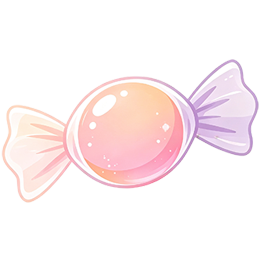
#> input picture 图片/Sugus 1 图标、.png, 260 x 260 px
$ python -i worker_short.py   (imports and definitions only)
#> lines starting #> are read from the running program, lines starting #| are printed output that depends on the picture
# -*- coding: utf-8 -*-
"""50 条短视频预设 worker（独立通道，与 worker_gpu.py 完全隔离）

设计原则
--------
1. **不 import 现有 worker**：老通道服务 4 个站的 customVideo 业务，
   这里任何 import 都可能把老逻辑牵连进来。共享的只有「怎么跟 ComfyUI 说话」。
2. **独立目录/独立锁**：WORKER_ROOT 默认 /opt/cv/short/<site>，
   单例锁在同目录 worker.lock，和老通道 /opt/cv/<site>/worker.lock 互不干扰。
3. **独立 API 命名空间**：/api/aiShort/*，只认 task_type=ai_short_video|ai_short_image。
4. **精确提示词**：用后端下发的 preset.prompt，绝不随机轮换。
5. **动态 LoRA 链**：按 preset.lora_chain 生成 LoraLoaderModelOnly 节点，
   默认 4 层（motion_enhancer + 主 LoRA + 2 个低强度补位）。
6. **软限流（方案 A+B）**：每轮只取 1 条，两条之间 sleep WORKER_GAP_SEC（默认 60s）；
   后端 priority=1 低于老通道的 5，高峰期让老通道先取。

环境变量
--------
  SHORT_API_BASE  例 https://sugus.ai/api/aiShort
  SHORT_KEY       X-Api-Key（与 AI 通道同一把）
  SHORT_WORKER_ID X-Worker-Id，记账用
  SHORT_TAG       站点标识 sugus/heygirl/kiss/kelymi（用于 ComfyUI 文件名隔离）
  SHORT_ROOT      本站工作目录（工作流 / tmp / lock / log）
  SHORT_GAP_SEC   两条之间的间隔秒数（软限流，默认 60）
  COMFY_BASE      ComfyUI 安装目录
"""
import fcntl
import json
import os
import random
import shutil
import subprocess
import threading
import time
import traceback
from pathlib import Path

import requests

API_BASE = os.environ.get("SHORT_API_BASE", "http://127.0.0.1/api/aiShort").rstrip("/")
WORKER_KEY = os.environ.get("SHORT_KEY", "live-ai-api-key-2026")
WORKER_ID = os.environ.get("SHORT_WORKER_ID", "gpu-short")
WORKER_TAG = (os.environ.get("SHORT_TAG", "sugus") or "sugus").strip().lower()

ROOT = Path(os.environ.get("SHORT_ROOT", "/opt/cv/short/" + WORKER_TAG))
WF_VIDEO = ROOT / "short_base.json"       # 视频工作流（现有 h3 的只读副本）
WF_IMAGE = ROOT / "qwenedit_api.json"     # 图片预设（gs-08）用
LOG_FILE = ROOT / "worker.log"

COMFY_BASE = Path(os.environ.get("COMFY_BASE", "/opt/comfyui/ComfyUI"))
COMFY = "http://127.0.0.1:8000"

# 节点 id 与现有工作流一致（见 /opt/cv/sugus/h3_fingering_api.json）
I_UNET = "105:6"          # UNETLoader
I_LORA_BASE = "900"       # 原 motion_enhancer 位（模板里会被替换）
I_LORA_ACTION = "901"     # 原动作 LoRA 位（模板里会被替换）
I_ATTN = "105:197"        # MiniMaxH3ScheduledSolAttentionPatch（模型链终点）
I_I2V = "105:104"         # MiniMaxH3ImageToVideo
I_SEED = "105:15"         # RandomNoise
I_DUR = "105:111"         # PrimitiveFloat (duration)
I_LOAD = "114"            # LoadImage
I_SAVE = "105:84"         # SaveVideo（运行时按 class_type 探测，id 兜底）

PREFIX_VIDEO = "custom_video"
PREFIX_IMAGE = "custom_edit"

GAP_SEC = int(os.environ.get("SHORT_GAP_SEC", "60"))
GEN_TIMEOUT = int(os.environ.get("SHORT_GEN_TIMEOUT", "3600"))
UPLOAD_TIMEOUT = 900
HEARTBEAT_SEC = 60

_MUTEX_FD = None
_LOG_LOCK = threading.Lock()


def log(msg):
    line = time.strftime("%Y-%m-%d %H:%M:%S ") + "[short:%s] " % WORKER_TAG + str(msg)
    with _LOG_LOCK:
        print(line, flush=True)
        try:
            ROOT.mkdir(parents=True, exist_ok=True)
            with open(LOG_FILE, "a", encoding="utf-8") as f:
                f.write(line + "\n")
        except OSError:
            pass


# [14 lines left out: function acquire_singleton, not called in this run]


# ── HTTP ────────────────────────────────────────────────────
RETRY_STATUS = {429, 500, 502, 503, 504}


# [23 lines left out: function api, not called in this run]


def ok(resp):
    return isinstance(resp, dict) and str(resp.get("code")) == "00000"


# ── ComfyUI ─────────────────────────────────────────────────
# [170 lines left out: functions comfy, probe_comfy, find_node, build_workflow, wait_prompt, find_output and 2 more, not called in this run]


def fit_portrait(path, ratio=9 / 16):
    """把参考图居中裁成 9:16。

    为什么必须裁：ComfyUI-PerfectVideoResolution 的源码（perfect_video_resolution.py:488）
    会用**输入图的真实宽高比**覆盖工作流里配置的 aspect_ratio：

        resolved_aspect = _best_aspect_ratio(image_w, image_h, aspect_order, fallback)
        target_w, target_h = _adaptive_size(image_w, image_h, target_pixels, divisible_by)

    所以只改 aspect_ratio 参数没用 —— 横图进去必然出横屏。
    2026-10-27 QA 实测：50 条里 19 条（封面本身是横图）输出了 1280x736 横屏，
    与竖屏产品的预期不符。实测「喂图前裁成 9:16」可稳定得到 736x1280 竖屏。
    """
#> called with path = '../../图片/Sugus 1 图标、.png', ratio = 0.562
    from PIL import Image
    im = Image.open(path).convert("RGB")
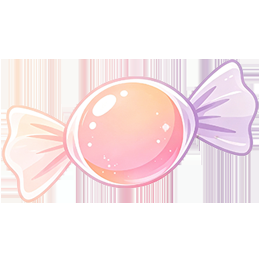
#> im: PIL image 260x260 RGB; mean R, G, B 248.8, 235.1, 236.9
    w, h = im.size
#> w = 260; h = 260
    target = w / h
#> target = 1
    if abs(target - ratio) < 0.01:
        return
    if target > ratio:            # 偏宽 → 裁左右
        new_w = max(1, int(round(h * ratio)))
#> new_w = 146
        left = (w - new_w) // 2
#> left = 57
        im = im.crop((left, 0, left + new_w, h))
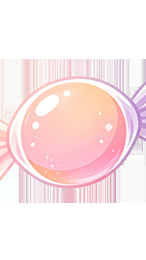
#> im: PIL image 146x260 RGB; mean R, G, B 250.4, 232.6, 233.5
    else:                          # 偏高 → 裁上下
        new_h = max(1, int(round(w / ratio)))
        top = (h - new_h) // 2
        im = im.crop((0, top, w, top + new_h))
    im.save(path, quality=95)
    log("  参考图已裁成 9:16: %s -> %dx%d" % (Path(path).name, im.size[0], im.size[1]))


# [145 lines left out: functions stage_input, heartbeat_loop, process, main, not called in this run]


# [2 lines not run here, left out]

>>> result = fit_portrait('../../图片/Sugus 1 图标、.png')
